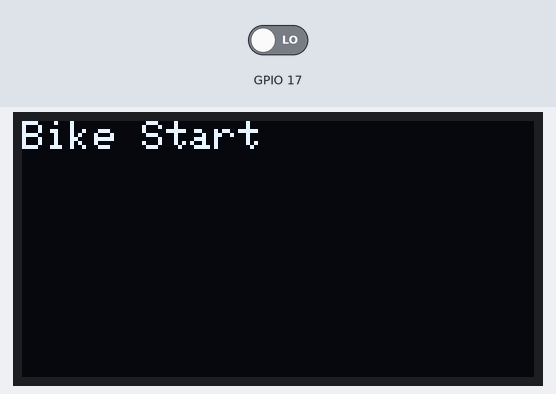
A program run on a simulated ESP32. On the bench: 128×64 one-colour display. The test bench sets the inputs (shaded band); at power-on: GPIO 17 LOW. What the program prints to the serial monitor is not drawn.

Above: at 2.06 s.
At 3.2 s:
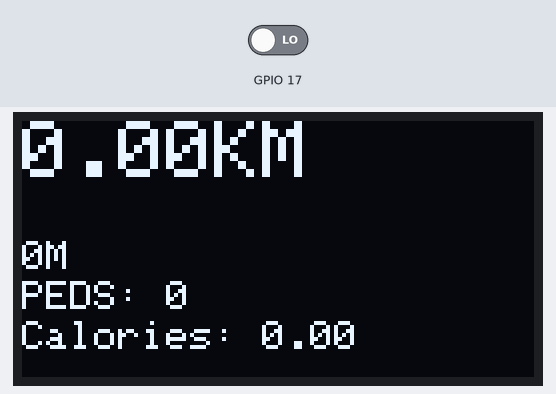
3.3 s: GPIO 17 driven HIGH
At 3.6 s:
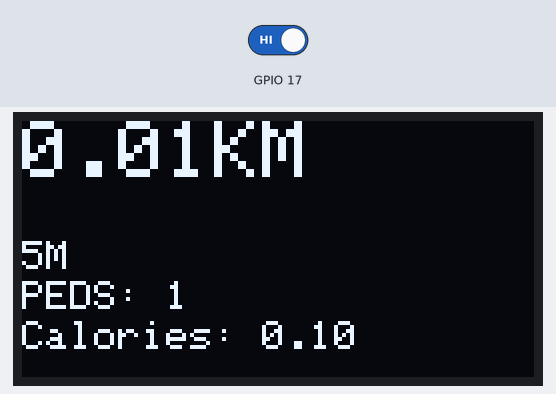
Timing chart, 0 to 6.3 s (numbered marks = the images above; inputs shaded):
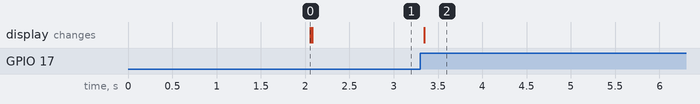

The program:

main.cpp
```cpp
#include <Arduino.h>
#include <Wire.h>
#include <Adafruit_I2CDevice.h>
#include <Adafruit_GFX.h>
#include <Adafruit_SSD1306.h>
#include "bike.h"

#define SCREEN_WIDTH 128 // OLED display width, in pixels
#define SCREEN_HEIGHT 64 // OLED display height, in pixels
#define OLED_RESET     -1 // Reset pin # (or -1 if sharing Arduino reset pin)
unsigned long last_time = 0;
Bike bike(17);

Adafruit_SSD1306 display(SCREEN_WIDTH, SCREEN_HEIGHT, &Wire, OLED_RESET);

void initDisplay(){
  display.begin(SSD1306_SWITCHCAPVCC, 0x3C);
  delay(2000);
  display.clearDisplay();
  display.setTextColor(WHITE);
  display.setCursor(0,0);
  display.print("Bike Start");
  display.display();
}

void updateDisplay(){
  display.clearDisplay();

  display.setTextSize(2);
  display.setCursor(0,0);
  display.print(String(bike.nKmTraveled) + "KM");

  display.setTextSize(1);
  display.setCursor(0, 30);
  display.print(String(bike.nMetersTraveled) + "M");

  display.setCursor(0, 40);
  display.print("PEDS: " + String(bike.nImpulse));


  display.setCursor(0, 50);
  display.print("Calories: " + String(bike.nCalories));

  display.display();
}

void heartBeat(){
  if (millis() > last_time + 2000)
    {
        Serial.write("ESP32_BIKE_ALIVE\r\n");
        Serial.flush();
        last_time = millis();
    }
}

void setup() {
  Wire.begin();
  initDisplay();
  Serial.begin(9600);
}

void loop() {

  bike.readBikeInput();
  heartBeat();
  updateDisplay();

}
```

bike.cpp
```cpp
#include "bike.h"
#include <Arduino.h>

int bikePin;
int nImpulse = 0;
float nMetersPerCycle = 5.3;
int nMetersTraveled;
float nKmTraveled;
int nSeconds;
float nAverageSpeed;
float nCalories;

//bounce
int counter = 0;
int reading;
int current_state = LOW;
long milTime = 0;
int debounce_count = 10;
bool lowTriggered = false;

Bike::Bike(int pin) {
    bikePin = pin;
    pinMode(pin,INPUT);
}

void Bike::updateBikeData() {
  nImpulse++;
  nMetersTraveled = nImpulse *  5.3;// nMetersPerCycle;
  nKmTraveled = nMetersTraveled/1000.0;
  nSeconds = millis() / 1000;
  nAverageSpeed = nKmTraveled * 3600 / nSeconds;
  nCalories = nImpulse/10.0;

}

void Bike::bikeSerialOut() {
  Serial.write("ESP32_BIKE_PED\r\n");
  Serial.flush();
}

void Bike::readBikeInput() {
  if(millis() != milTime)
  {

    reading = digitalRead(bikePin);
    if(reading == LOW)
      lowTriggered = true;

    if(reading == current_state && counter > 0)
    {
      counter--;
    }
    if(reading != current_state)
    {
       counter++;
    }
    if(counter >= debounce_count)
    {
      counter = 0;
      if( reading == HIGH && lowTriggered){
        updateBikeData();
        bikeSerialOut();
        lowTriggered = false;
      }

    }
    milTime = millis();
  }
}
```

bike.h
```cpp
#ifndef BIKE_H /* include guards */
#define BIKE_H

class Bike{
    public:
        Bike(int pin);
        void readBikeInput();
        int nImpulse;
        float nMetersPerCycle;
        int nMetersTraveled;
        float nKmTraveled;
        int nSeconds;
        float nAverageSpeed;
        float nCalories;
    private:
        void updateBikeData();
        void bikeSerialOut();
        int bikePin;

        int counter;
        int reading;
        int current_state;
        long milTime;
        int debounce_count;
        bool lowTriggered;

};

#endif 
```

Measured:
- after the input at 3.3 s, the display: changes at once (image 2)
